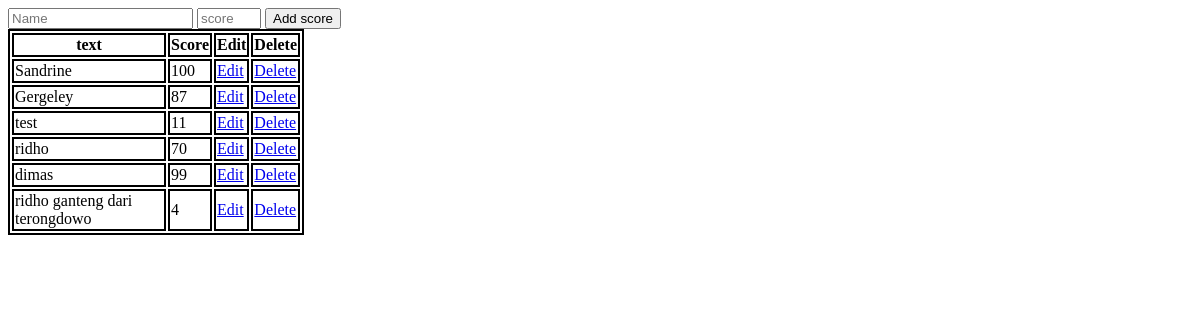
The app's page /, older data.
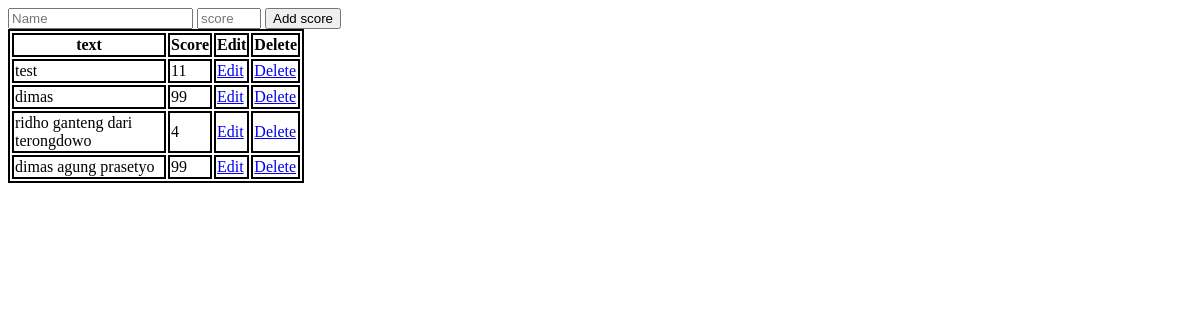
The same page, newer data.
### tables this page shows
CREATE TABLE "score" (
	"id"	INTEGER NOT NULL,
	"text"	TEXT NOT NULL,
	"score"	INTEGER NOT NULL,
	PRIMARY KEY("id" AUTOINCREMENT)
);

### app.py (the view)
@app.route("/", methods=["GET", "POST"])
def score():
    if request.method == "POST":
        name = request.form.get("name")
        score = request.form.get("score")
        db.execute("INSERT INTO score (text, score) VALUES(?, ?)", name, score)
        return redirect("/")
    else:
        score = db.execute("SELECT * FROM score")
        return render_template("index.html", students = score)

### templates/index.html (shortened to what this page needs)
<!DOCTYPE html>
<html lang="en">
<head>
</head>
<body>
    <div class="container">
        <div class="section">
            <form action="/" method="POST">
                <input name="name" placeholder="Name" type="text">
                <input name="score" placeholder="score" type="number" min="0" max="100">
                <input type="submit" value="Add score">
            </form>
        </div>
    </div>
    <div class="section">
        <table style="width: 25%;">
            <thead>
                <tr>
                    <th>text</th>
                    <th>Score</th>
                    <th>Edit</th>
                    <th>Delete</th>
                </tr>
            </thead>
            <tbody>
                {% for x in students %}
                <tr>
                    <td>{{x.text}}</td>
                    <td>{{x.score}}</td>
                    <td>
                        <a href="/edit/{{x['id']}}">Edit</a>
                    </td>
                    <td>
                        <a href="/delete/{{x['id']}}"
                        onclick="return confrim('Apakah anda yakin ingin menghapus?');">Delete</a>
                    </td>
                </tr>
                {% endfor %}
            </tbody>
        </table>
    </div>
</body>
</html>

### templates/index.html (style rules this page uses)
table, th, td { border:2px solid black; }

Row changes from the older to the newer data that the page shows:
removed score: text "Sandrine", score "100"
removed score: text "Gergeley", score "87"
removed score: text "ridho", score "70"
added score: text "dimas agung prasetyo", score "99"
